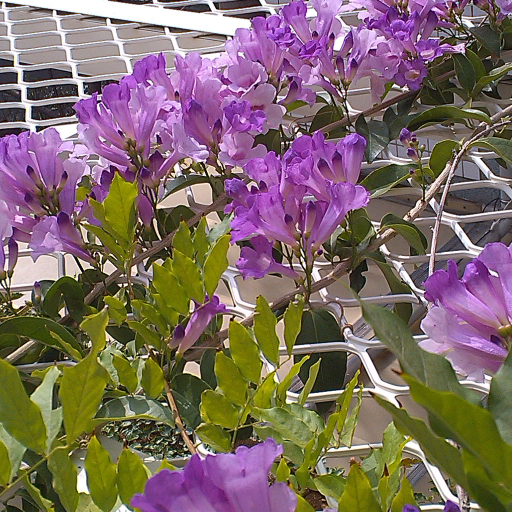
%> input picture HW5/violet (color).tif, 1024 x 1024 px (shown at 1/2 size)
$ octave hw5_0510894.m   (GNU Octave 9; MATLAB toolbox functions it lacks are replaced by stand-ins)
%> lines starting %> are read from the running program, lines starting %| are printed output that depends on the picture
%%%%%%%%%%% load image %%%%%%%%%%%%%%%
Img=im2double(imread('violet (color).tif'));
%%%%%%%%%%% determined H,S,I via formula2 %%%%%%%%%%%%%%%
R = Img(:,:,1);
G = Img(:,:,2);
B = Img(:,:,3);
min_rgb = zeros(1024,1024);
for i = 1:1024
    for j = 1:1024
        min_rgb(i,j) = min([R(i,j), G(i,j), B(i,j)]);
    end
end
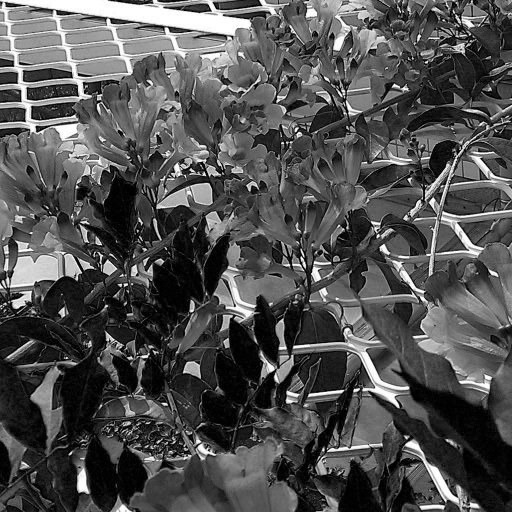
%> min_rgb: size 1024x1024 double (shown at 1/2 size); min 0, max 1, mean 0.316
S = 1 - 3./ (R+G+B) .* min_rgb;
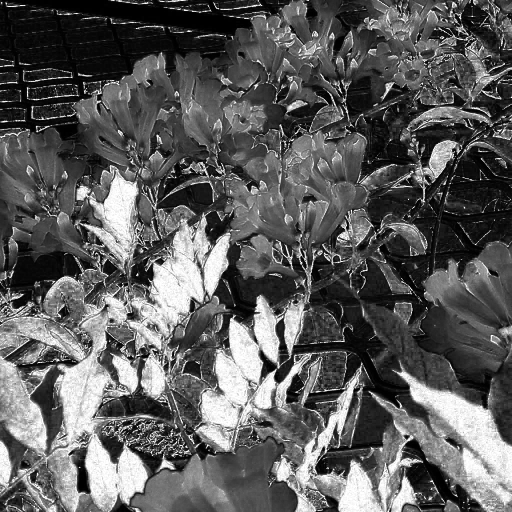
%> S: size 1024x1024 double (shown at 1/2 size); 0% of the values are NaN or infinite; the others: min -2.22e-16, max 1, mean 0.363; drawn with min black, max white, NaN and infinite black
I = 1/3 .* (R+G+B);
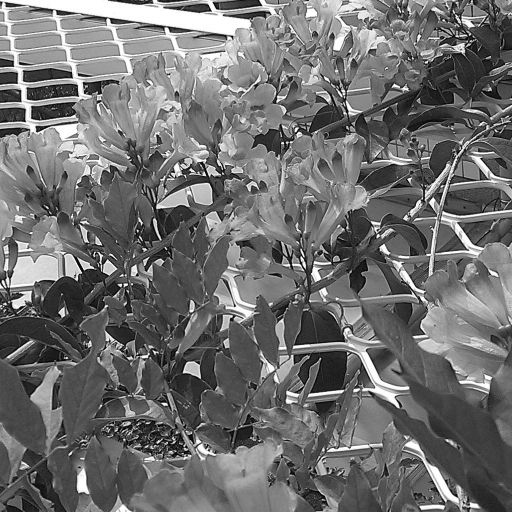
%> I: size 1024x1024 double (shown at 1/2 size); min 0, max 1, mean 0.437
H = zeros(1024,1024);
num = 0.5*((R - G) + (R - B));
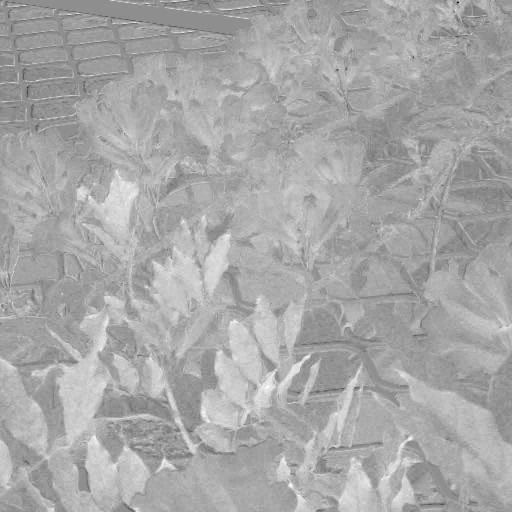
%> num: size 1024x1024 double (shown at 1/2 size); min -0.504, max 0.398, mean 0.0893; drawn with min black and max white
den = sqrt((R - G).^2 + (R - B).*(G - B));
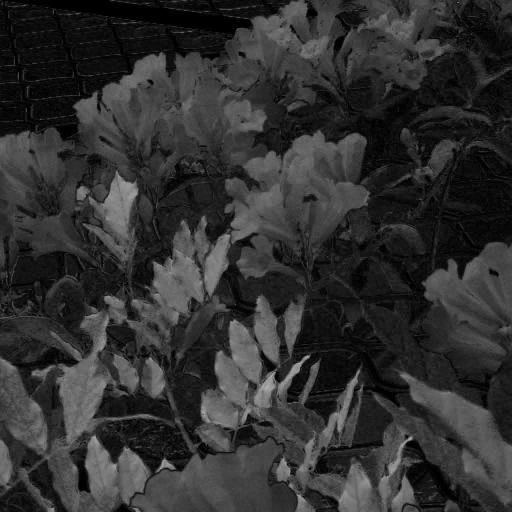
%> den: size 1024x1024 double (shown at 1/2 size); min 0, max 0.707, mean 0.191
theta = acos(num./(den));
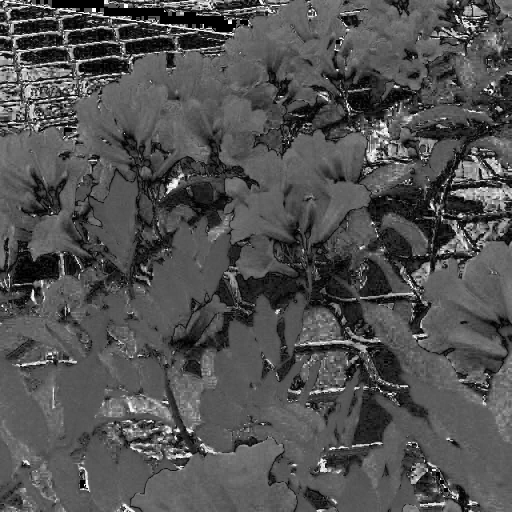
%> theta: size 1024x1024 double (shown at 1/2 size); 0.94% of the values are NaN or infinite; the others: min 0, max 3.14, mean 1.01; drawn with min black, max white, NaN and infinite black
H = theta;
H(B > G) = 2*pi - H(B > G);
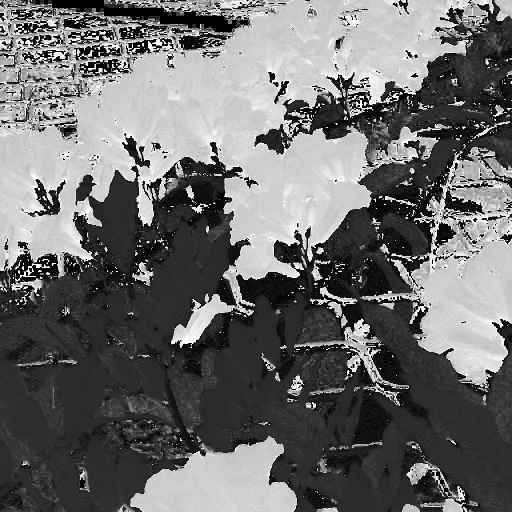
%> H: size 1024x1024 double (shown at 1/2 size); 0.94% of the values are NaN or infinite; the others: min 0, max 6.27, mean 2.69; drawn with min black, max white, NaN and infinite black
H = H/(2*pi);
H(S==0)=0;
%> H: size 1024x1024 double; 0.03% of the values are NaN or infinite; the others: min 0, max 0.998, mean 0.425

figure
imshow(H)
title('H')
saveas(gcf,'Hue','png');
figure
imshow(S)
title('S')
saveas(gcf,'Saturation','png');
figure
imshow(I)
title('I')
saveas(gcf,'Intensity','png');

%%%%%%%%%%%%%%%%%%%%%%%%%%%%%%%%%%%%%%%%%%%%%%%%%%%%%%%%%%%%%%%%%%%%%%%%%%%
a1 = [134.0, 51.0, 143.0];
a2 = [131.0, 132.0, 4.0];
R0 = 30;

rgb_Img = imread('violet (color).tif');
%> rgb_Img is the input picture: size 1024x1024x3 uint8; mean R, G, B 126.7, 106.6, 101.3
sphere_R = rgb_Img(:,:,1);
sphere_G = rgb_Img(:,:,2);
sphere_B = rgb_Img(:,:,3);
sphere_img_a1 = zeros(1024,1024,3);
sphere_img_a2 = zeros(1024,1024,3);
%> (the run ends here)
